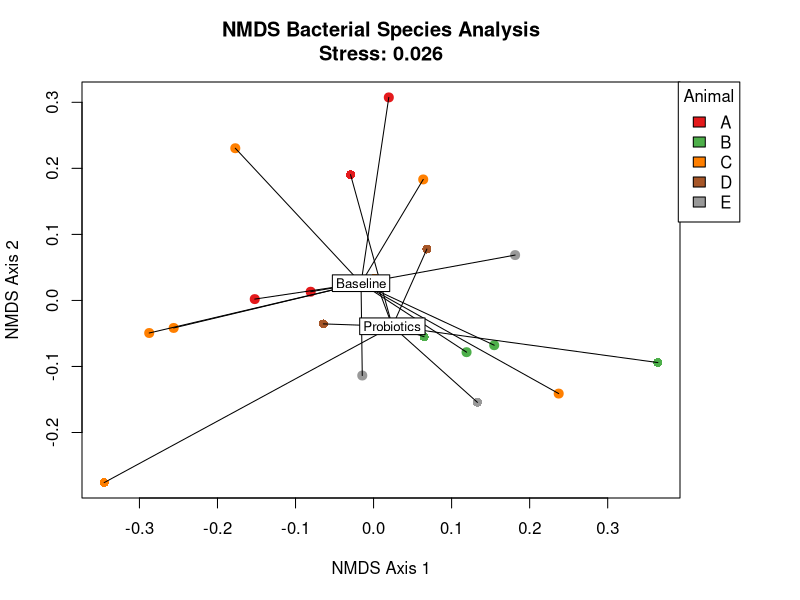

This figure's R source:
## ---- chunk 1
library(vegan)
library(tidyverse)
library(RColorBrewer)
## ---- chunk 2
set.seed(123)  # Setting a seed for reproducibility

bsll <- data.frame(
  SampleNo = 1:20,
  Animal = sample(c("A", "B", "C", "D", "E"), 20, replace = TRUE),
  PhaseCategory = sample(c("Baseline", "Probiotics"), 20, replace = TRUE),
  Sp1 = rnorm(20, 10, 5),
  Sp2 = rnorm(20, 15, 4),
  Sp3 = rnorm(20, 12, 3)
)

bsll_env <- bsll %>% select(SampleNo, Animal, PhaseCategory)
bsll_sp <- bsll %>% select(-SampleNo, -Animal, -PhaseCategory)
## ---- chunk 3
bsll_env$Animal_factor <- as.factor(bsll_env$Animal)
num_sites <- length(unique(bsll_env$Animal_factor))
color_palette <- colorRampPalette(brewer.pal(9, "Set1"))(num_sites)

bsll_env$phase_factor <- as.factor(bsll_env$PhaseCategory)
shape_map <- c(Baseline = 19, Probiotics = 16)  # Circle for Baseline, Square for Probiotics
shape_vec <- shape_map[bsll_env$PhaseCategory]
## ---- chunk 4
NMDS_result <- metaMDS(bsll_sp, distance = "bray", k = 2)
## ---- chunk 5
par(mar = c(5.1, 4.1, 4.1, 6))
plot(NMDS_result$points, 
     col=color_palette[as.integer(bsll_env$Animal_factor)], 
     pch=shape_vec, 
     cex=1.2, 
     main=paste("NMDS Bacterial Species Analysis\nStress:", round(NMDS_result$stress, 3)), 
     xlab= "NMDS Axis 1",
     ylab= "NMDS Axis 2")
ordispider(NMDS_result, groups=bsll_env$PhaseCategory, label = TRUE)
legend('topright',
       legend=levels(bsll_env$Animal_factor),
       fill=color_palette,
       title="Animal",
       cex=1,
       xpd = TRUE,
       inset = c(-0.10, 0))
